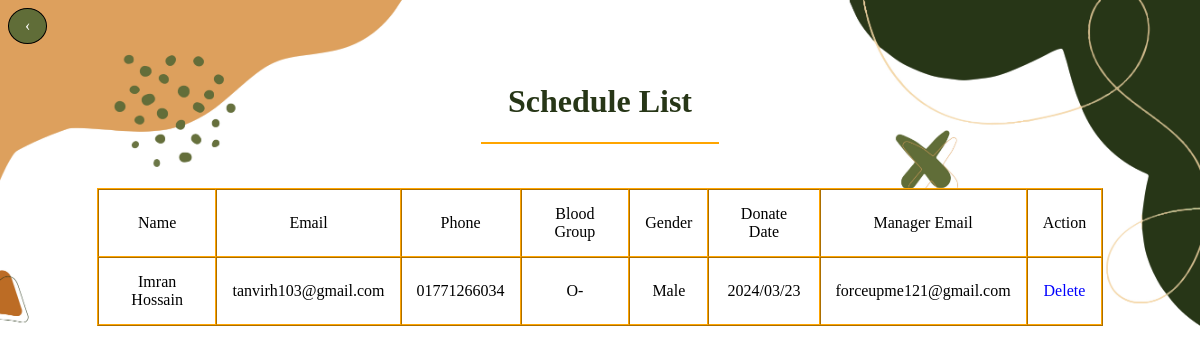
The app's page /view/schedule.php (signed in), older data.
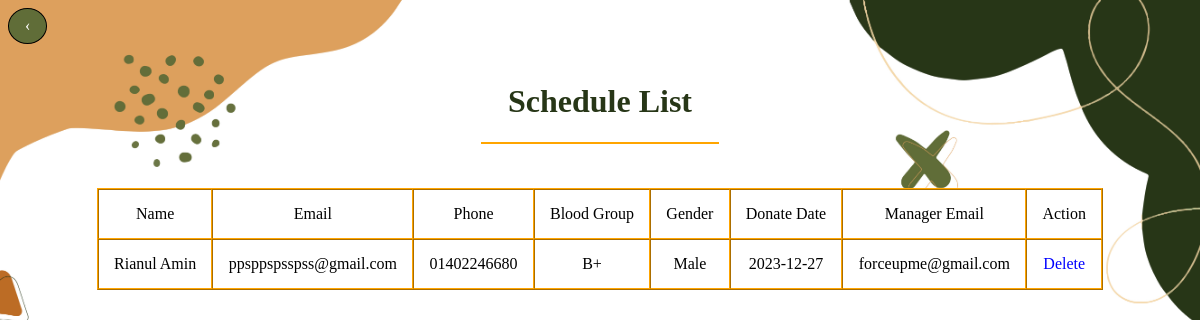
The same page, newer data.
### tables this page shows
CREATE TABLE `scheduleinfo` (
  `ScheduleID` int(11) NOT NULL,
  `Name` varchar(80) NOT NULL,
  `Email` varchar(80) NOT NULL,
  `Phone` varchar(40) NOT NULL,
  `BloodGroup` varchar(40) NOT NULL,
  `Gender` varchar(40) NOT NULL,
  `DonationDate` varchar(40) NOT NULL,
  `ManagerEmail` varchar(80) NOT NULL
);

### model/schedule-model.php (called while the page is built, shortened)
<?php
class ScheduleModel {
    private static $instance;
    public static function getInstance() {
        if (!ScheduleModel::$instance) {
            ScheduleModel::$instance = new ScheduleModel();
        }
        return ScheduleModel::$instance;
    }
    public static function allSchedule() {
        $modelInstance = self::getInstance();
        $conn = $modelInstance->con;
        $sql = "SELECT * FROM scheduleinfo";
        $result = mysqli_query($conn, $sql);
        return $result;
    }
}
?>

### view/schedule.php (the view, shortened to what this page needs)
<?php
require_once('../model/schedule-model.php');
$result = ScheduleModel::getInstance()->allSchedule();
?>
<!DOCTYPE html>
<html lang="en">
<head>
    <link rel="stylesheet" href="css/style.css">
</head>
<body><a href="manager-home.php" class="backButton">&#8249;</a><br><br>
<center>
        <h1>Schedule List</h1>
        <hr width="20%" color="orange"><br><br>
</center>
    <?php
    if(mysqli_num_rows($result) > 0) {
        echo"<table align=\"center\" width=\"85%\" border=\"1\" bgcolor = \"white\" cellpadding=\"15\" cellspacing=\"0\" class=\"table\">
        <tr><td align=\"center\">Name</td>
            <td align=\"center\">Email</td>
            <td align=\"center\">Phone</td>
            <td align=\"center\">Blood Group</td>
            <td align=\"center\">Gender</td>
            <td align=\"center\">Donate Date</td>
            <td align=\"center\">Manager Email</td>
            <td align=\"center\">Action</td>
            </tr>";
        while($row = mysqli_fetch_assoc($result)) {
            $sid=$row['ScheduleID'];
            $name=$row['Name'];
            $email=$row['Email'];
            $phone=$row['Phone'];
            $bg=$row['BloodGroup'];
            $gender=$row['Gender'];
            $donatedate=$row['DonationDate'];
            $manageremail=$row['ManagerEmail'];
            echo"
            <tr><td align=\"center\">$name</td>
            <td align=\"center\">$email</td>
            <td align=\"center\">$phone</td>
            <td align=\"center\">$bg</td>
            <td align=\"center\">$gender</td>
            <td align=\"center\">$donatedate</td>
            <td align=\"center\">$manageremail</td>
            <td align=\"center\"><a href=\"../controller/schedule-controller.php?id=$sid\">Delete</a></td>
        </tr>";
        }
        echo"</table>";
    }else{
        echo "<center><h2>No Schedule Found<h2></center>";
    }
    ?>
</body>
</html>

### view/css/style.css (style rules this page uses)
body { background-image: url("../../uploads/images/background.jpg"); background-position: center; background-repeat: no-repeat; background-size: cover; background-attachment: fixed; }
a { text-decoration: none; color: blue; }
.backButton { text-decoration: none; display: inline-block; padding: 8px 16px; }
.backButton { background-color: rgb(96, 109, 56); color: white; border-radius: 50%; border: 1px solid black; }
h1 { color: rgb(39, 54, 23); }
.table { margin-left: auto; margin-right: auto; border-color: orange; }

Row changes from the older to the newer data that the page shows:
removed scheduleinfo: Name "Imran Hossain", Email "tanvirh103@gmail.com", Phone "01771266034", BloodGroup "O-", Gender "Male", DonationDate "2024/03/23", ManagerEmail "forceupme121@gmail.com"
added scheduleinfo: Name "Rianul Amin", Email "ppsppspsspss@gmail.com", Phone "01402246680", BloodGroup "B+", Gender "Male", DonationDate "2023-12-27", ManagerEmail "forceupme@gmail.com"
